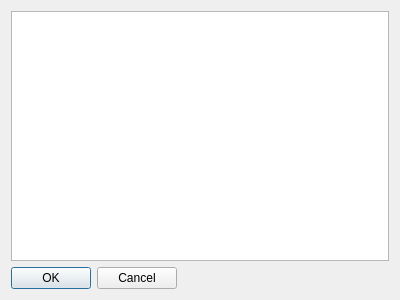
<?xml version="1.0" encoding="UTF-8"?>
<ui version="4.0">
 <class>UsersDialog</class>
 <widget class="QDialog" name="UsersDialog">
  <property name="geometry">
   <rect>
    <x>0</x>
    <y>0</y>
    <width>400</width>
    <height>300</height>
   </rect>
  </property>
  <property name="windowTitle">
   <string>Dialog</string>
  </property>
  <layout class="QFormLayout" name="formLayout">
   <item row="1" column="0">
    <widget class="QDialogButtonBox" name="buttonBox">
     <property name="sizePolicy">
      <sizepolicy hsizetype="Expanding" vsizetype="Fixed">
       <horstretch>0</horstretch>
       <verstretch>80</verstretch>
      </sizepolicy>
     </property>
     <property name="orientation">
      <enum>Qt::Horizontal</enum>
     </property>
     <property name="standardButtons">
      <set>QDialogButtonBox::Cancel|QDialogButtonBox::Ok</set>
     </property>
    </widget>
   </item>
   <item row="0" column="0" colspan="2">
    <widget class="QListWidget" name="listWidget"/>
   </item>
  </layout>
 </widget>
 <resources/>
 <connections>
  <connection>
   <sender>buttonBox</sender>
   <signal>accepted()</signal>
   <receiver>UsersDialog</receiver>
   <slot>accept()</slot>
   <hints>
    <hint type="sourcelabel">
     <x>248</x>
     <y>254</y>
    </hint>
    <hint type="destinationlabel">
     <x>157</x>
     <y>274</y>
    </hint>
   </hints>
  </connection>
  <connection>
   <sender>buttonBox</sender>
   <signal>rejected()</signal>
   <receiver>UsersDialog</receiver>
   <slot>reject()</slot>
   <hints>
    <hint type="sourcelabel">
     <x>316</x>
     <y>260</y>
    </hint>
    <hint type="destinationlabel">
     <x>286</x>
     <y>274</y>
    </hint>
   </hints>
  </connection>
 </connections>
</ui>
